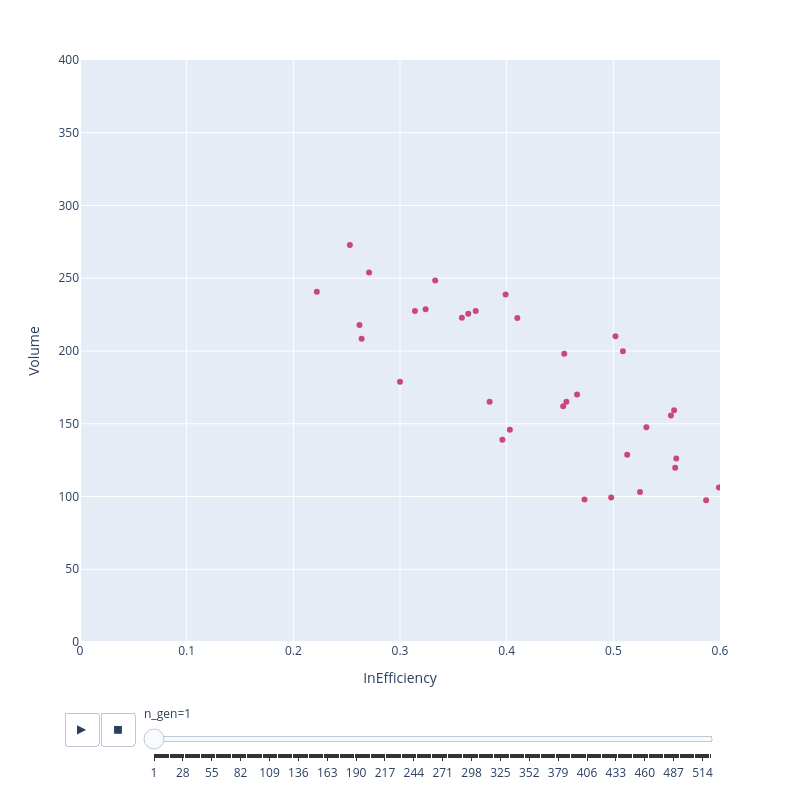

Notebook cell for this chart:
### Code cell
# Making a animation of evolution
import pandas as pd
import plotly.express as px
obj1 = []
obj2 = []
calls = []
for r in res.history:

    objs = r.pop.get("F")
    obj1.extend(objs[:, 0])
    obj2.extend(objs[:, 1])
    calls.extend([r.n_gen]*len(objs))
df = pd.DataFrame(data = {"InEfficiency": obj1, "Volume": obj2, "n_gen": calls})

obj_fig = px.scatter(df, x="InEfficiency", y="Volume",
                        animation_frame="n_gen", color="n_gen",
                        range_x=[0., 0.6], range_y=[0. , 400.],
                        hover_data = df.columns,
                        width = 800, height = 800)
obj_fig.update(layout_coloraxis_showscale=False)
obj_fig.layout.updatemenus[0].buttons[0].args[1]["frame"]["duration"] = 10
obj_fig.update_layout(transition = {'duration': 0.001})
obj_fig.show()
